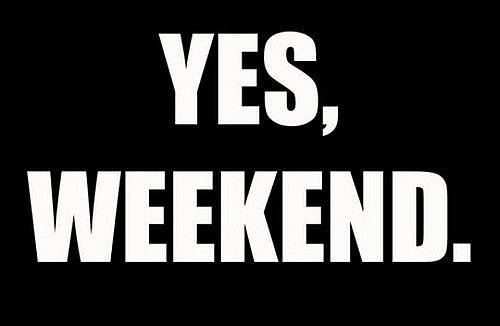
#> input picture Practice/Image/word.jpg, 500 x 326 px
$ jupyter execute --allow-errors 'Morphological Operation.ipynb'
#> lines starting #> are read from the running program, lines starting #| are printed output that depends on the picture
## Theory

Morphological transformations are some simple operations based on the image shape. It is normally performed on <b>binary images</b>. It needs two inputs, one is our original image, second one is called structuring element or kernel which decides the nature of operation. Two basic morphological operators are Erosion and Dilation. Then its variant forms like Opening, Closing, Gradient etc also comes into play. We will see them one-by-one with help of following image

#### https://docs.opencv.org/3.4/d9/d61/tutorial_py_morphological_ops.html

## Erosion

The basic idea of erosion is just like soil erosion only, it erodes away the boundaries of foreground object (Always try to keep foreground in white). So what it does? The kernel slides through the image (as in 2D convolution). A pixel in the original image (either 1 or 0) will be considered 1 only if all the pixels under the kernel is 1, otherwise it is eroded (made to zero).

So what happends is that, all the pixels near boundary will be discarded depending upon the size of kernel. So the thickness or size of the foreground object decreases or simply white region decreases in the image. It is useful for removing small white noises (as we have seen in colorspace chapter), detach two connected objects etc.

Here, as an example, I would use a 5x5 kernel with full of ones. Let's see it how it works

### Syntax: cv2.erode(src, kernel[, dst[, anchor[, iterations[, borderType[, borderValue]]]]])

[cell 1]
# Import Libraries
import cv2
import numpy as np

[cell 2]
# Read Images

# road_img = cv2.imread(filename="Image/resize_road_img.jpg", flags=0) # I just read the single channel
girl_img = cv2.imread(filename="Image/lena.png", flags=0)
word_img = cv2.imread(filename="Image/word.jpg", flags=0) # I just read the single channel
#> word_img: shape (326, 500); min 0, max 255, mean 59.5

# Display Images

cv2.imshow("Image Road", girl_img)
cv2.imshow("Image Word", word_img)

cv2.waitKey()
cv2.destroyAllWindows()

[cell 3]
# Create Kernel

kernel = np.ones(shape=(5,5), dtype=np.uint8)

kernel

#> (a cell that did not finish here is left out)

[cell 5]
# Erode word images

# If you increase iterations eroation will be increase

erode_word_img = cv2.erode(src=word_img, kernel=kernel, iterations=2)
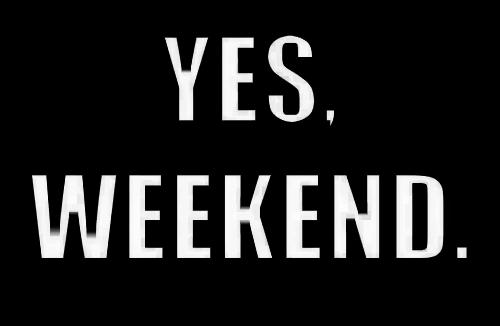
#> erode_word_img: shape (326, 500); min 0, max 252, mean 32.7

orginal_and_erode_img = np.hstack((word_img, erode_word_img))
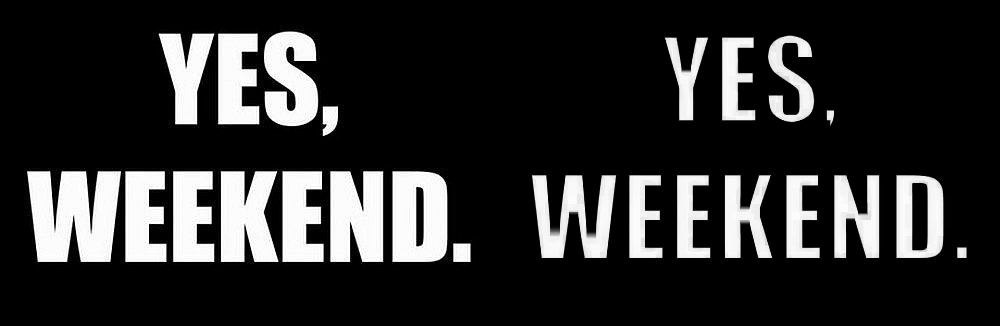
#> orginal_and_erode_img: shape (326, 1000); min 0, max 255, mean 46.1

# Display Images

cv2.imshow("Erode Image Word", orginal_and_erode_img)
cv2.waitKey()
cv2.destroyAllWindows()

## Dilation

#> (a cell that did not finish here is left out)

[cell 7]
# Dilation word images

# If you increase iterations eroation will be increase

dilation_word_img = cv2.dilate(src=word_img, kernel=kernel, iterations=1)
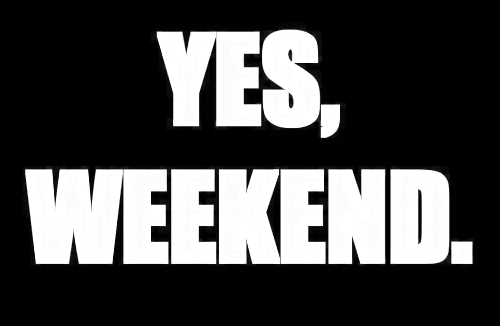
#> dilation_word_img: shape (326, 500); min 0, max 255, mean 74.1

orginal_and_dilation_img = np.hstack((word_img, dilation_word_img))
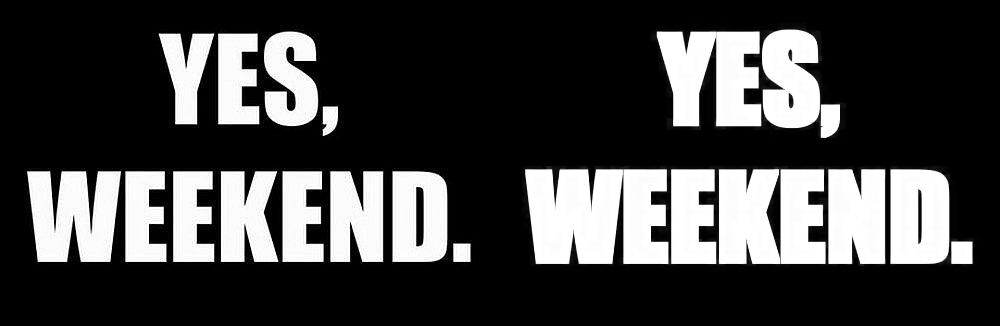
#> orginal_and_dilation_img: shape (326, 1000); min 0, max 255, mean 66.8

# Display Images

cv2.imshow("Dilation Image Word", orginal_and_dilation_img)
cv2.waitKey()
cv2.destroyAllWindows()

$ run again, with Practice/Image/resize_road_img.jpg copied over Practice/Image/word.jpg
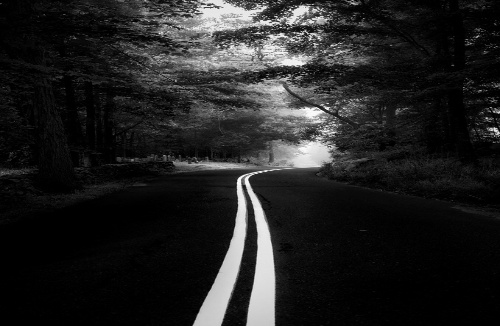
#> input picture Practice/Image/resize_road_img.jpg, 500 x 326 px
#> word_img is the input picture: shape (326, 500); min 0, max 255, mean 33.6
#> `dilation_word_img = cv2.dilate(src=word_img, kernel=kernel, iterations..`:
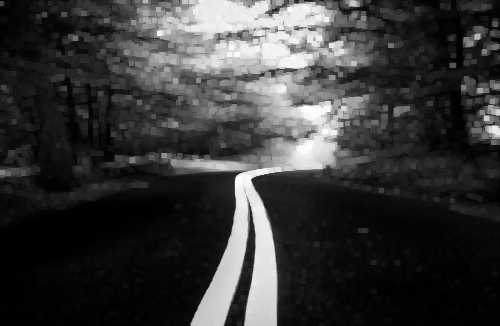
#> dilation_word_img: shape (326, 500); min 0, max 255, mean 55.6
#> `orginal_and_dilation_img = np.hstack((word_img, dilation_word_img))`:
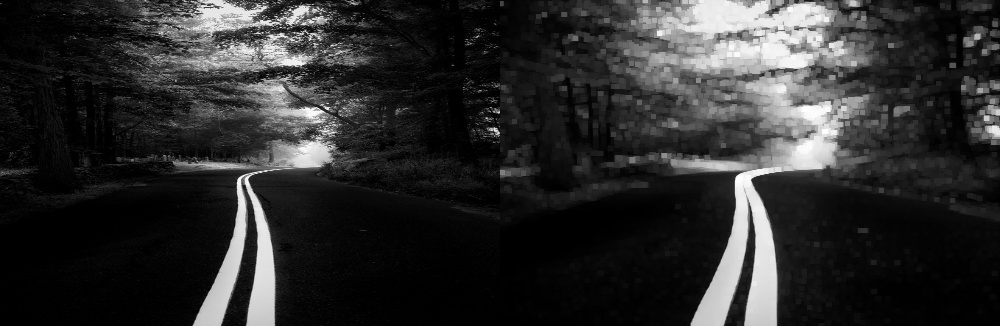
#> orginal_and_dilation_img: shape (326, 1000); min 0, max 255, mean 44.6
